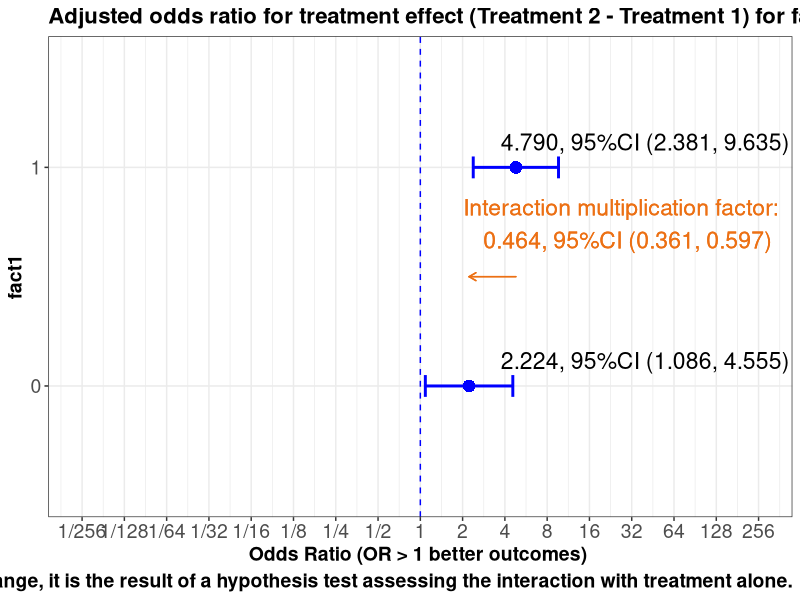
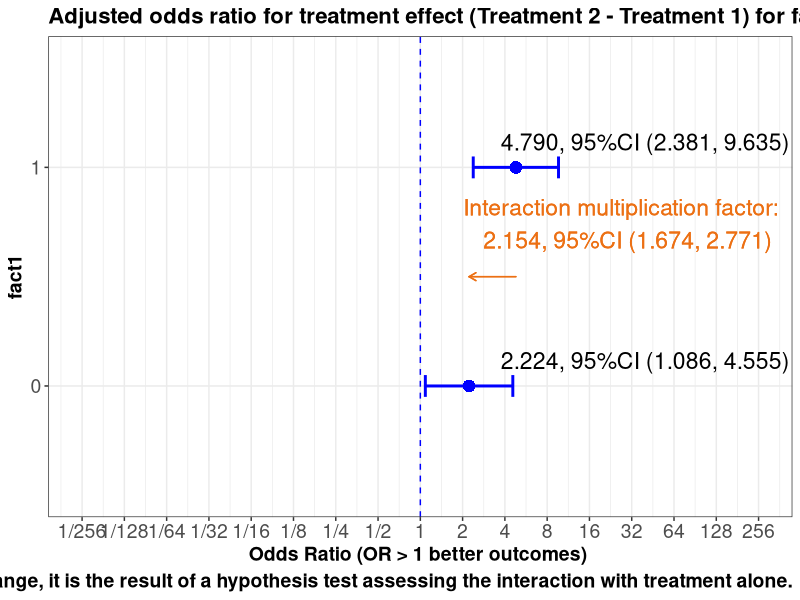
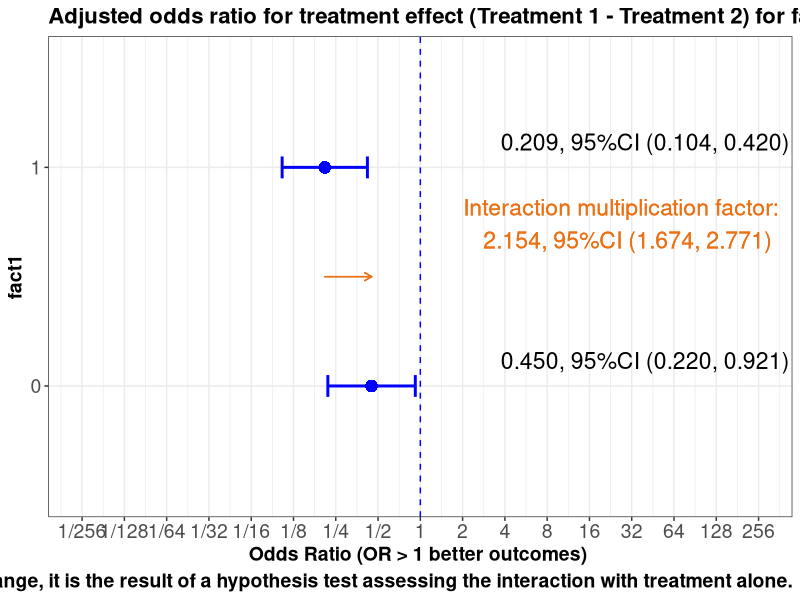
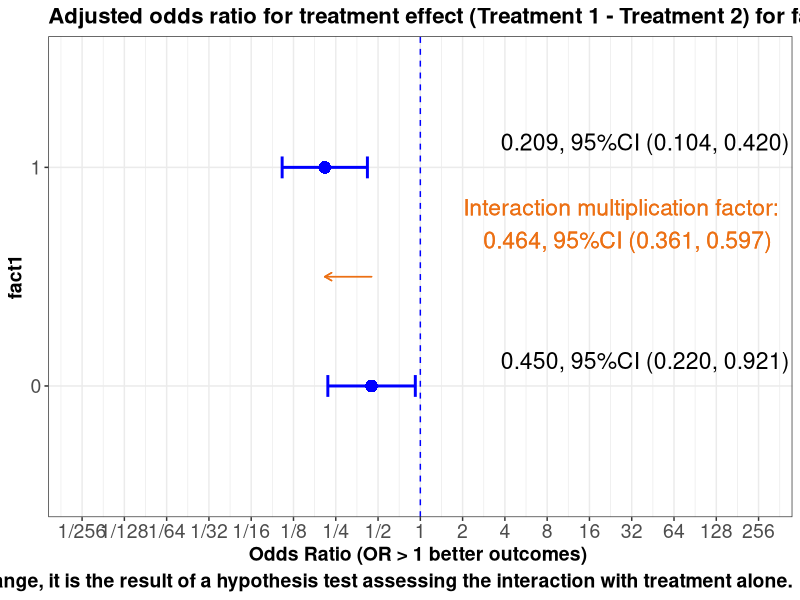
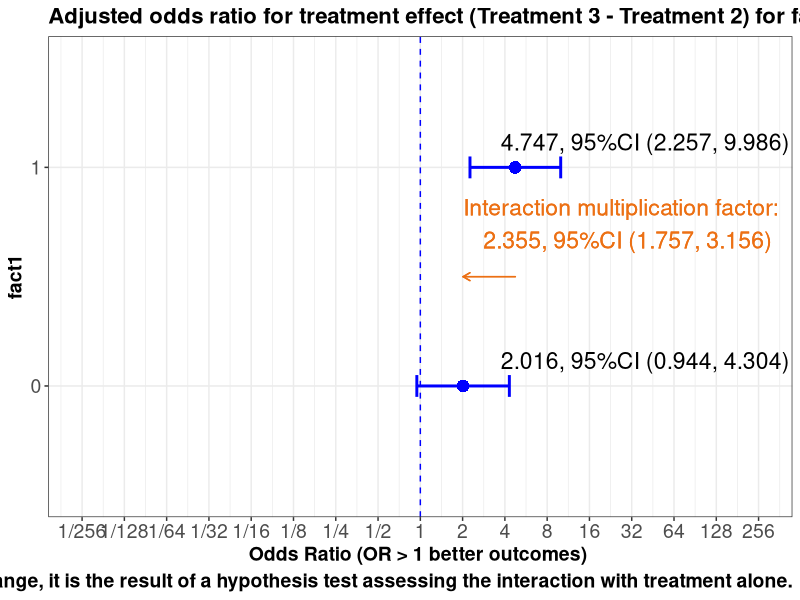
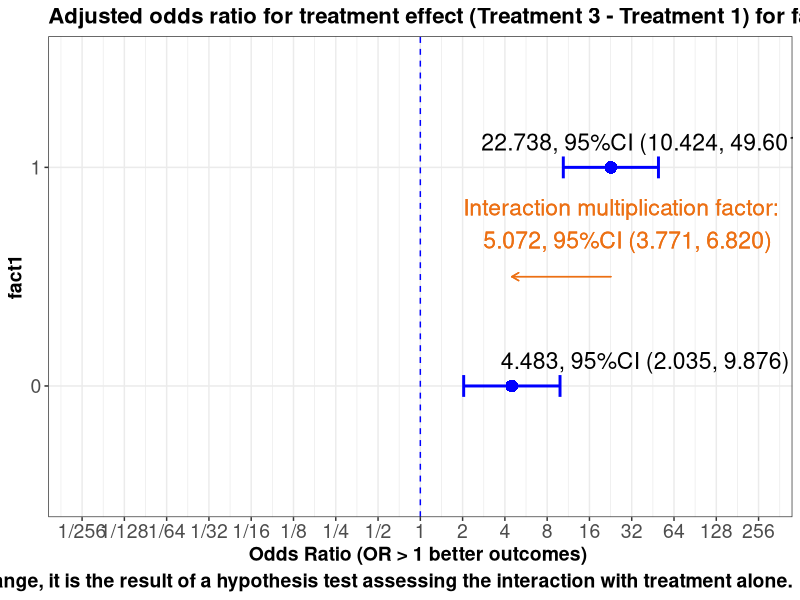
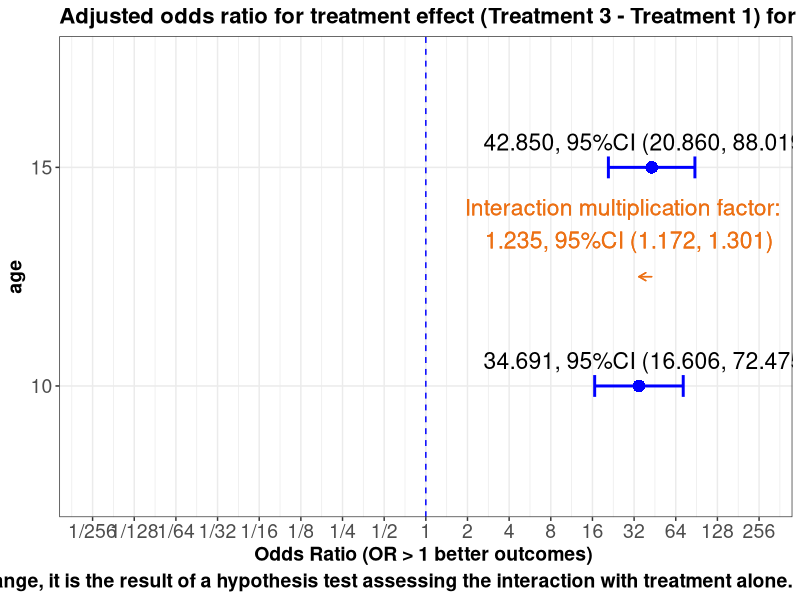
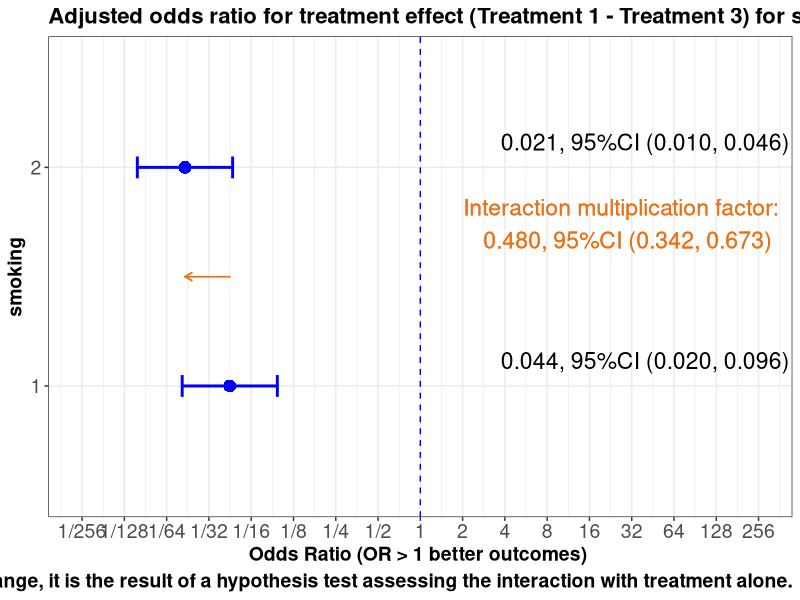

Here is the R script that generated these plots, in order:
# add this to the app
# plotting interactions alot of code.
# we have defaulted to truth as no interaction 
# need to add adjusted for information to graph.

rm(list=ls())
set.seed(1234)
library(rms)          # automatically engages rms(Hmisc)
library(tidyverse)
library(reshape)
library(rms)
library(ggplot2)
require(gridExtra)


## convenience functions
p0 <- function(x) {formatC(x, format="f", digits=1)}
p1 <- function(x) {formatC(x, format="f", digits=1)}
p2 <- function(x) {formatC(x, format="f", digits=2)}
p3 <- function(x) {formatC(x, format="f", digits=3)}
p4 <- function(x) {formatC(x, format="f", digits=4)}
p5 <- function(x) {formatC(x, format="f", digits=5)}

logit <-     function(p) log(1/(1/p-1))
expit <-     function(x) 1/(1/exp(x) + 1)
inv_logit <- function(logit) exp(logit) / (1 + exp(logit))
is.even <-   function(x){ x %% 2 == 0 }                       # function to id. odd maybe useful
options(width=200)


#Simulate logistic regression and focus on one factor's interaction with treatment and how we should present the results

# select the design to simulate!!!!!!!!
Design = "Treatment interacts with all variables" 
#Design = "Treatment interacts with smoking only" 
#Design = "No-interaction logit-additive model"

# coefficients on log odds scale

intercept <- -3
n=10000
v1 = 1 
v2 = 1/(65-18)
v3 = 0.4
v4 = 0
v5 = 1/3
v6 = -.5/10
v7 = 0.25/30
v8 = -.1/10
v9 = -1/50
v10 = log(2) ################!!!  OR2
v11 = -log(1)
v12 = log(0.5)

#~~~~~~~~~~~~~~~~~~~~~~~~~~~~~~~~~~~~~~~~~~~~~~~~~~~~~~~~~~~~~~~~~~~~~~~~~~~~~~~~~
randomi <- runif(n)    # this determines Y=1 later, 
#~~~~~~~~~~~~~~~~~~~~~~~~~~~~~~~~~~~~~~~~~~~~~~~~~~~~~~~~~~~~~~~~~~~~~~~~~~~~~~~~~

trt.coef       <-  v1     # log odds ratio so 1 -> 2.718, so 1 is LARGE
age.coef       <-  v2     # log odds of 1 over the age range
smoke.coef     <-  v3     # this is odds of 1.5
bmi.coef       <-  v4     # this is an odds of 1..50:50
covar3.coef    <-  v5     # log odds 1 over range of 3
covar1.coef    <-  v6     # log odds -.05 per unit change
vas.coef       <-  v7     # log odds .008 per unit change. log odds .25 over 30 units odds 1.27
time.coef      <-  v8     # log odds -.01 per year, log odds -.1 over 10 years or odds .90
covar2.coef    <-  v9     # log odds 0.02 per unit, log odds 1 over 50 units or odds 2.7
fact1.coef     <-  v10    # log odds 0.693 per change in binary, or odds of 2   !!!!!!!!!!!!!!!
binary2.coef   <-  v11    # log odds 0 per change in binary, or odds of 1  
sex.coef       <-  v12    # log odds -0.693 per change in binary, or odds of .5  

# made up data structure 
trt      <- sample(1:3,   n, replace=TRUE)      # trt 3 levels
age      <- sample(18:65, n, replace=TRUE)      # continuous
bmi      <- sample(1:3,   n, replace=TRUE)      # assume 3 equal groups
smoking  <- sample(1:3,   n, replace=TRUE)      # categorical assume 3 equal groups
covar3   <- round(runif(n,0,3),2)
covar1   <- round(runif(n,0,10),2)
vas      <- sample(1:30, n, replace=TRUE)
time     <- round(runif(n,0,10),2)              # years
covar2   <- sample(1:50, n, replace=TRUE)
fact1    <- sample(0:1,  n, replace=TRUE)
binary2  <- sample(0:1,  n, replace=TRUE)
sex      <- sample(0:1,  n, replace=TRUE)


# Linear predictor



#~~~~~~~~~~~~~~~~~~~~~~~~~~~~~~~~~~~~~~~~~~~~~~~~~~~~~~~~~~~~~~~~~~~~~~~~~~~~~~~~~~~~~~~~~~~~~~~~~~~~~~~~~~~~~~~~~~~~~~~~~~~~linear predictor
if ( ( Design) == "Treatment interacts with all variables" )  {
  
  lp = intercept + trt*trt.coef*(smoking*smoke.coef   +   age*age.coef  + bmi*bmi.coef   + covar3*covar3.coef +
                                   covar1*covar1.coef +   vas*vas.coef  + time*time.coef + covar2*covar2.coef +
                                   fact1*fact1.coef   +
                                   binary2*binary2.coef + sex*sex.coef) 
  
  
}   else if ( ( Design ) == "Treatment interacts with smoking only" ) {    
  
  # truth  only smoking interacts  with trt
  lp = intercept + (trt*trt.coef*smoking*smoke.coef)   +   age*age.coef   + bmi*bmi.coef + covar3*covar3.coef +
    covar1*covar1.coef  + vas*vas.coef   + time*time.coef + covar2*covar2.coef + fact1*fact1.coef +
    binary2*binary2.coef + sex*sex.coef
  
  
}   else if ( ( Design) == "No-interaction logit-additive model" ) {  
  
  # truth no interactions
  lp = intercept + trt*trt.coef + smoking*smoke.coef + age*age.coef  + bmi*bmi.coef  + covar3*covar3.coef  +
    covar1*covar1.coef + vas*vas.coef  + time*time.coef + covar2*covar2.coef + fact1*fact1.coef +
    binary2*binary2.coef + sex*sex.coef
}

y <- ifelse(randomi < plogis(lp), 1, 0)   # one liner  randomi object is necessary for R shiny only



# Dataset creation Stick the linear predictor and covariates together


datx <- data.frame(cbind(y,  trt ,smoking,  age, covar3, covar1, vas, time, covar2, fact1, binary2, sex, bmi))

da <-  datx 

da$trt <-     factor(da$trt)
da$smoking <- factor(da$smoking)
da$fact1 <-   factor(da$fact1)
da$binary2 <- factor(da$binary2)
da$sex <-     factor(da$sex)
da$bmi <-     factor(da$bmi)

# labels for forest plots
label(da$age)                <- 'Age'                       
label(da$trt)                <- 'Treatment'
label(da$bmi)                <- 'Body Mass Index'
label(da$smoking)            <- 'Smoking'
label(da$covar3)             <- 'Biomarker'
label(da$covar1)             <- 'Blood score'
label(da$vas)                <- 'Visual analogue score'
label(da$time)               <- 'Time since diagnosis'
label(da$covar2)             <- 'Fitness score'
label(da$fact1)              <- "History"
label(da$binary2)            <- "Employed"
label(da$sex)                <- 'Sex'

dd <<- datadist(da)
options(datadist="dd")

# Regression Run logistic regression

A<-lrm(y~   trt * (smoking  + age  + bmi + covar3 + covar1 + vas + time + covar2 + fact1 + binary2 +sex),da, y=TRUE ,x=TRUE)  # all interact with trt
B<-lrm(y~  (trt *  smoking) + age  + bmi + covar3 + covar1 + vas + time + covar2 + fact1 + binary2 +sex, da, y=TRUE, x=TRUE)  # smoking * trt only
C<-lrm(y~   trt +  smoking  + age +  bmi + covar3 + covar1 + vas + time + covar2 + fact1 + binary2 +sex, da, y=TRUE, x=TRUE)  # main effect




## treatment effects # relvel or use contrast


v0. <-  1
v1. <-  40
v2. <-  1.3
v3. <-  5
v4. <-  17
v5. <-  4
v6. <-  20
v7. <-  0
v8. <-  0
v9. <-  0
v10. <- 1

## need trt levels

#i <- as.numeric(unlist(strsplit(input$tlevz,",")))

M <- 1
N <- 2


# need to enter the order of the infep factor levels 
#i <- as.numeric(unlist(strsplit(input$ilevz,",")))


M1 <- 0 
N1 <- 21



options(digits=6)

 
 
##################GOOD TO HERE#################################################

# inputs
# covariate settings of other variables
# levels of indep var
# trt levels of interest

v0. <- 1 # smoking
v1. <- 0 # age
v2. <- 0 # biomarker  
v3. <- 0 # blood      
v4. <- 0 # vas       
v5. <- 0 # time     
v6. <- 0 # fitness    
v7. <- 0 # history
v8. <- 0 # employed   
v9. <- 0 # sex  
v10. <- 1 # BMI       


#function to return contrast/double/anova p


































#~~~~~~~~~~~~~~~~~~~~~~~~~~~~~~~~~~~~~~~~~~~~~~~~~~~~~~~~~~~~~~~~~~~~~~~~~~~~~~~~~~~~~~~~~~~~~~~~
#~~~~~~~~~~~~~~~~~~~~~~~~~~~~~~~~~~~~~~~~~~~~~~~~~~~~~~~~~~~~~~~~~~~~~~~~~~~~~~~~~~~~~~~~~~~~~~~~
# function to get treatment effects for interactions, double diff and anova p value for 
# interaction chunk
# M and N are the treatment levels , 
# M1 and N1 are the independent variable levels

statz <- function( v="fact1", M=1,  N=2,   M1=0 , N1=1)  {
  
  
 if (v %in% "smoking") {
  
  #~~~~~~~~~~~~~~~~~~~~~~~~~~~~~~~~~~~~~~~~~~~~~~~~~~~~~~~~~~~~~~~~~~~~~~~~~~~~~~~~~~~~~~~~~~~~~~~~
  #~~~~~~~~~~~~~~~~~~~~~~~~~~~~~~~~~~~~~~~~~~~~~~~~~~~~~~~~~~~~~~~~~~~~~~~~~~~~~~~~~~~~~~~~~~~~~~~~
 
  k1 <- rms::contrast(A,
                      
                      list(fact1=v10.,
                           smoking=c(M1,N1), age=v1., covar3=v2., covar1=v3., vas=v4., time=v5.,
                           covar2=v6., binary2=v8., sex=v9., bmi=v10.,
                           trt=N),
                      
                      list(fact1=v10.,
                           smoking=c(M1,N1), age=v1., covar3=v2., covar1=v3., vas=v4., time=v5.,
                           covar2=v6.,  binary2=v8., sex=v9., bmi=v10.,
                           trt=M) 
  )
  
  
  double <- contrast(A, 
                     list(trt=N,  smoking=N1
                     ),
                     
                     list(trt=M,  smoking=N1 
                     ),
                     
                     list(trt=N,  smoking=M1
                     ),
                     
                     list(trt=M,  smoking=M1 
                     ), 
                     conf.int=.95)
  
  
  # lets get the interaction p-value
  x <- anova(A, india=FALSE )
  pv <- x[grep("* smoking", rownames(x)),"P"]
  pvalue <- x[grep("* smoking", rownames(x)),]
  M=M;N=N;M1=M1;N1=N1;v=v;
  
  
  #~~~~~~~~~~~~~~~~~~~~~~~~~~~~~~~~~~~~~~~~~~~~~~~~~~~~~~~~~~~~~~~~~~~~~~~~~~~~~~~~~~~~~~~~~~~~~~~~
  #~~~~~~~~~~~~~~~~~~~~~~~~~~~~~~~~~~~~~~~~~~~~~~~~~~~~~~~~~~~~~~~~~~~~~~~~~~~~~~~~~~~~~~~~~~~~~~~~
  


} else if (v %in% "fact1") {

  k1 <- rms::contrast(A,   
                      list(fact1=c(M1,N1),  
                           smoking=v0.,  age=v1., covar3=v2., covar1=v3., vas=v4., time =v5.,
                           covar2=v6., binary2=v8., sex=v9. , bmi=v10., 
                           trt=c(N)),
                      
                      list(fact1=c(M1,N1),    
                           smoking=v0.,  age=v1., covar3=v2., covar1=v3., vas=v4., time =v5.,
                           covar2=v6., binary2=v8., sex=v9. , bmi=v10., 
                           trt=c(M))
                      
  )
  
  double <- contrast(A, 
                     list(trt=N,  fact1=N1
                     ),
                     
                     list(trt=M,  fact1=N1 
                     ),
                     
                     list(trt=N,  fact1=M1
                     ),
                     
                     list(trt=M,  fact1=M1 
                     ), 
                     conf.int=.95)


    # lets get the interaction p-value
    x <- anova(A, india=FALSE )
    pv <- x[grep("* fact1", rownames(x)),"P"]
    pvalue <- x[grep("* fact1", rownames(x)),]
    M=M;N=N;M1=M1;N1=N1;v=v;
#~~~~~~~~~~~~~~~~~~~~~~~~~~~~~~~~~~~~~~~~~~~~~~~~~~~~~~~~~~~~~~~~~~~~~~~~~~~~~~~~~~~~~~~~~~~~~~~~
#~~~~~~~~~~~~~~~~~~~~~~~~~~~~~~~~~~~~~~~~~~~~~~~~~~~~~~~~~~~~~~~~~~~~~~~~~~~~~~~~~~~~~~~~~~~~~~~~
    
} else if (v %in% "age") {
  
  
  k1 <- rms::contrast(A,
                      
                      list(fact1=v10.,
                           smoking=v0., age=c(M1,N1), covar3=v2., covar1=v3., vas=v4., time=v5.,
                           covar2=v6., binary2=v8., sex=v9., bmi=v10.,
                           trt=N),
                      
                      list(fact1=v10.,
                           smoking=v0., age=c(M1,N1), covar3=v2., covar1=v3., vas=v4., time=v5.,
                           covar2=v6.,  binary2=v8., sex=v9., bmi=v10.,
                           trt=M) 
  )
  
  
  double <- contrast(A, 
                     list(trt=N,  age=N1
                     ),
                     
                     list(trt=M,  age=N1 
                     ),
                     
                     list(trt=N,  age=M1
                     ),
                     
                     list(trt=M,  age=M1 
                     ), 
                     conf.int=.95)
  
  
  # lets get the interaction p-value
  x <- anova(A, india=FALSE )
  pv <- x[grep("* age", rownames(x)),"P"]
  pvalue <- x[grep("* age", rownames(x)),]
  M=M;N=N;M1=M1;N1=N1;v=v;

  
  #~~~~~~~~~~~~~~~~~~~~~~~~~~~~~~~~~~~~~~~~~~~~~~~~~~~~~~~~~~~~~~~~~~~~~~~~~~~~~~~~~~~~~~~~~~~~~~~~
  #~~~~~~~~~~~~~~~~~~~~~~~~~~~~~~~~~~~~~~~~~~~~~~~~~~~~~~~~~~~~~~~~~~~~~~~~~~~~~~~~~~~~~~~~~~~~~~~~
  
}   else if (v %in% "bmi") {
  
  k1 <- rms::contrast(A,
                      
                      list(fact1=v10.,
                           smoking=v0., age=v1., covar3=v2., covar1=v3., vas=v4., time=v5.,
                           covar2=v6., binary2=v8., sex=v9., bmi=c(M1,N1),
                           trt=N),
                      
                      list(fact1=v10.,
                           smoking=v0., age=v1., covar3=v2., covar1=v3., vas=v4., time=v5.,
                           covar2=v6.,  binary2=v8., sex=v9., bmi=c(M1,N1),
                           trt=M) 
  )
  
  
  double <- contrast(A, 
                     list(trt=N,  bmi=N1
                     ),
                     
                     list(trt=M,  bmi=N1 
                     ),
                     
                     list(trt=N,  bmi=M1
                     ),
                     
                     list(trt=M,  bmi=M1 
                     ), 
                     conf.int=.95)
  
  
  # lets get the interaction p-value
  x <- anova(A, india=FALSE )
  pv <- x[grep("* bmi", rownames(x)),"P"]
  pvalue <- x[grep("* bmi", rownames(x)),]
  M=M;N=N;M1=M1;N1=N1;v=v;
  #~~~~~~~~~~~~~~~~~~~~~~~~~~~~~~~~~~~~~~~~~~~~~~~~~~~~~~~~~~~~~~~~~~~~~~~~~~~~~~~~~~~~~~~~~~~~~~~~
  #~~~~~~~~~~~~~~~~~~~~~~~~~~~~~~~~~~~~~~~~~~~~~~~~~~~~~~~~~~~~~~~~~~~~~~~~~~~~~~~~~~~~~~~~~~~~~~~~
  
} else if (v %in% "covar3") {
  
  
  k1 <- rms::contrast(A,
                      
                      list(fact1=v10.,
                           smoking=v0., age=v1., covar3=c(M1,N1), covar1=v3., vas=v4., time=v5.,
                           covar2=v6., binary2=v8., sex=v9., bmi=v10.,
                           trt=N),
                      
                      list(fact1=v10.,
                           smoking=v0., age=v1., covar3=c(M1,N1), covar1=v3., vas=v4., time=v5.,
                           covar2=v6.,  binary2=v8., sex=v9., bmi=v10.,
                           trt=M) 
  )
  
  
  double <- contrast(A, 
                     list(trt=N,  covar3=N1
                     ),
                     
                     list(trt=M,  covar3=N1 
                     ),
                     
                     list(trt=N,  covar3=M1
                     ),
                     
                     list(trt=M,  covar3=M1 
                     ), 
                     conf.int=.95)
  
  
  # lets get the interaction p-value
  x <- anova(A, india=FALSE )
  pv <- x[grep("* covar3", rownames(x)),"P"]
  pvalue <- x[grep("* covar3", rownames(x)),]
  
  M=M;N=N;M1=M1;N1=N1;v=v;
  
  #~~~~~~~~~~~~~~~~~~~~~~~~~~~~~~~~~~~~~~~~~~~~~~~~~~~~~~~~~~~~~~~~~~~~~~~~~~~~~~~~~~~~~~~~~~~~~~~~
  #~~~~~~~~~~~~~~~~~~~~~~~~~~~~~~~~~~~~~~~~~~~~~~~~~~~~~~~~~~~~~~~~~~~~~~~~~~~~~~~~~~~~~~~~~~~~~~~~
  
} else if (v %in% "covar1") {
  
  
  k1 <- rms::contrast(A,
                      
                      list(fact1=v10.,
                           smoking=v0., age=v1., covar1=c(M1,N1), covar3=v2., vas=v4., time=v5.,
                           covar2=v6., binary2=v8., sex=v9., bmi=v10.,
                           trt=N),
                      
                      list(fact1=v10.,
                           smoking=v0., age=v1., covar1=c(M1,N1), covar3=v2., vas=v4., time=v5.,
                           covar2=v6.,  binary2=v8., sex=v9., bmi=v10.,
                           trt=M) 
  )
  
  
  double <- contrast(A, 
                     list(trt=N,  covar1=N1
                     ),
                     
                     list(trt=M,  covar1=N1 
                     ),
                     
                     list(trt=N,  covar1=M1
                     ),
                     
                     list(trt=M,  covar1=M1 
                     ), 
                     conf.int=.95)
  
  
  # lets get the interaction p-value
  x <- anova(A, india=FALSE )
  pv <- x[grep("* covar1", rownames(x)),"P"]
  pvalue <- x[grep("* covar1", rownames(x)),]
  M=M;N=N;M1=M1;N1=N1;v=v;
  #~~~~~~~~~~~~~~~~~~~~~~~~~~~~~~~~~~~~~~~~~~~~~~~~~~~~~~~~~~~~~~~~~~~~~~~~~~~~~~~~~~~~~~~~~~~~~~~~
  #~~~~~~~~~~~~~~~~~~~~~~~~~~~~~~~~~~~~~~~~~~~~~~~~~~~~~~~~~~~~~~~~~~~~~~~~~~~~~~~~~~~~~~~~~~~~~~~~
  
} else if (v %in% "vas") {
  
  
  k1 <- rms::contrast(A,
                      
                      list(fact1=v10.,
                           smoking=v0., age=v1., covar3=v2., covar1=v3., vas=c(M1,N1), time=v5.,
                           covar2=v6., binary2=v8., sex=v9., bmi=v10.,
                           trt=N),
                      
                      list(fact1=v10.,
                           smoking=v0., age=v1., covar3=v2., covar1=v3., vas=c(M1,N1), time=v5.,
                           covar2=v6.,  binary2=v8., sex=v9., bmi=v10.,
                           trt=M) 
  )
  
  double <- contrast(A, 
                     list(trt=N,  vas=N1
                     ),
                     
                     list(trt=M,  vas=N1 
                     ),
                     
                     list(trt=N,  vas=M1
                     ),
                     
                     list(trt=M,  vas=M1 
                     ), 
                     conf.int=.95)
  
  
  # lets get the interaction p-value
  x <- anova(A, india=FALSE )
  pv <- x[grep("* vas", rownames(x)),"P"]
  pvalue <- x[grep("* vas", rownames(x)),]
  M=M;N=N;M1=M1;N1=N1;v=v;
  
  #~~~~~~~~~~~~~~~~~~~~~~~~~~~~~~~~~~~~~~~~~~~~~~~~~~~~~~~~~~~~~~~~~~~~~~~~~~~~~~~~~~~~~~~~~~~~~~~~
  #~~~~~~~~~~~~~~~~~~~~~~~~~~~~~~~~~~~~~~~~~~~~~~~~~~~~~~~~~~~~~~~~~~~~~~~~~~~~~~~~~~~~~~~~~~~~~~~~
} else if (v %in% "covar2") {
  
  
  
  k1 <- rms::contrast(A,
                      
                      list(fact1=v10.,
                           smoking=v0., age=v1., covar3=v2., covar1=v3., vas=v4., time=v5.,
                           covar2=c(M1,N1), binary2=v8., sex=v9., bmi=v10.,
                           trt=N),
                      
                      list(fact1=v10.,
                           smoking=v0., age=v1., covar3=v2., covar1=v3., vas=v4., time=v5.,
                           covar2=c(M1,N1),  binary2=v8., sex=v9., bmi=v10.,
                           trt=M) 
  )
  
  double <- contrast(A, 
                     list(trt=N,  covar2=N1
                     ),
                     
                     list(trt=M,  covar2=N1 
                     ),
                     
                     list(trt=N,  covar2=M1
                     ),
                     
                     list(trt=M,  covar2=M1 
                     ), 
                     conf.int=.95)
  
  
  # lets get the interaction p-value
  x <- anova(A, india=FALSE )
  pv <- x[grep("* covar2", rownames(x)),"P"]
  
  pvalue <- x[grep("* covar2", rownames(x)),]
  M=M;N=N;M1=M1;N1=N1;v=v;
  #~~~~~~~~~~~~~~~~~~~~~~~~~~~~~~~~~~~~~~~~~~~~~~~~~~~~~~~~~~~~~~~~~~~~~~~~~~~~~~~~~~~~~~~~~~~~~~~~
  #~~~~~~~~~~~~~~~~~~~~~~~~~~~~~~~~~~~~~~~~~~~~~~~~~~~~~~~~~~~~~~~~~~~~~~~~~~~~~~~~~~~~~~~~~~~~~~~~
  
} else if (v %in% "time") {
  
  
  
  k1 <- rms::contrast(A,
                      
                      list(fact1=v10.,
                           smoking=v0., age=v1., covar3=v2., covar1=v3., vas=v4., time=c(M1,N1),
                           covar2=v6., binary2=v8., sex=v9., bmi=v10.,
                           trt=N),
                      
                      list(fact1=v10.,
                           smoking=v0., age=v1., covar3=v2., covar1=v3., vas=v4., time=c(M1,N1),
                           covar2=v6.,  binary2=v8., sex=v9., bmi=v10.,
                           trt=M) 
  )
  

  
  double <- contrast(A, 
                     list(trt=N,  time=N1
                     ),
                     
                     list(trt=M,  time=N1 
                     ),
                     
                     list(trt=N,  time=M1
                     ),
                     
                     list(trt=M,  time=M1 
                     ), 
                     conf.int=.95)
  
  
  # lets get the interaction p-value
  x <- anova(A, india=FALSE )
  pv <- x[grep("* time", rownames(x)),"P"]
  pvalue <- x[grep("* time", rownames(x)),]
  M=M;N=N;M1=M1;N1=N1;v=v;
  
  
  #~~~~~~~~~~~~~~~~~~~~~~~~~~~~~~~~~~~~~~~~~~~~~~~~~~~~~~~~~~~~~~~~~~~~~~~~~~~~~~~~~~~~~~~~~~~~~~~~
  #~~~~~~~~~~~~~~~~~~~~~~~~~~~~~~~~~~~~~~~~~~~~~~~~~~~~~~~~~~~~~~~~~~~~~~~~~~~~~~~~~~~~~~~~~~~~~~~~
  
}   else if (v %in% "sex") {
  
  
  k1 <- rms::contrast(A,
                      
                      list(fact1=v10.,
                           smoking=v0., age=v1., covar3=v2., covar1=v3., vas=v4., time=v5.,
                           covar2=v6., binary2=v8., sex=c(M1,N1), bmi=v10.,
                           trt=N),
                      
                      list(fact1=v10.,
                           smoking=v0., age=v1., covar3=v2., covar1=v3., vas=v4., time=v5.,
                           covar2=v6.,  binary2=v8., sex=c(M1,N1), bmi=v10.,
                           trt=M) 
  )
  
  
  
  double <- contrast(A, 
                     list(trt=N,  sex=N1
                     ),
                     
                     list(trt=M,  sex=N1 
                     ),
                     
                     list(trt=N,  sex=M1
                     ),
                     
                     list(trt=M,  sex=M1 
                     ), 
                     conf.int=.95)
  
  
  # lets get the interaction p-value
  x <- anova(A, india=FALSE )
  pv <- x[grep("* sex", rownames(x)),"P"]
  pvalue <- x[grep("* sex", rownames(x)),]
  M=M;N=N;M1=M1;N1=N1;v=v;
  
  #~~~~~~~~~~~~~~~~~~~~~~~~~~~~~~~~~~~~~~~~~~~~~~~~~~~~~~~~~~~~~~~~~~~~~~~~~~~~~~~~~~~~~~~~~~~~~~~~
  #~~~~~~~~~~~~~~~~~~~~~~~~~~~~~~~~~~~~~~~~~~~~~~~~~~~~~~~~~~~~~~~~~~~~~~~~~~~~~~~~~~~~~~~~~~~~~~~~
  
}   else if (v %in% "binary2") {
  
  
  k1 <- rms::contrast(A,
                      
                      list(fact1=v10.,
                           smoking=v0., age=v1., covar3=v2., covar1=v3., vas=v4., time=v5.,
                           covar2=v6., binary2=c(M1,N1), sex=v9., bmi=v10.,
                           trt=N),
                      
                      list(fact1=v10.,
                           smoking=v0., age=v1., covar3=v2., covar1=v3., vas=v4., time=v5.,
                           covar2=v6.,  binary2=c(M1,N1), sex=v9., bmi=v10.,
                           trt=M) 
  )
  
  double <- contrast(A, 
                     list(trt=N,  binary2=N1
                     ),
                     
                     list(trt=M,  binary2=N1 
                     ),
                     
                     list(trt=N,  binary2=M1
                     ),
                     
                     list(trt=M,  binary2=M1 
                     ), 
                     conf.int=.95)
  
  
  # lets get the interaction p-value
  x <- anova(A, india=FALSE )
  pv <- x[grep("* binary2", rownames(x)),"P"]
  pvalue <- x[grep("* binary2", rownames(x)),]
  M=M;N=N;M1=M1;N1=N1;v=v;
  
}
  return(list(k1=k1, double=double, pv=pv, pvalue=pvalue, M=M, N=N, M1=M1, N1=N1,v=v))
  print(k1)
}
  
# end function 
# function to get treatment effects for interactions, double diff and anova p value for 
# interaction chunk
# M and N are the treatment levels , 
# M1 and N1 are the independent variable levels
#~~~~~~~~~~~~~~~~~~~~~~~~~~~~~~~~~~~~~~~~~~~~~~~~~~~~~~~~~~~~~~~~~~~~~~~~~~~~~~~~~~~~~~~~~~~~~~~~
#~~~~~~~~~~~~~~~~~~~~~~~~~~~~~~~~~~~~~~~~~~~~~~~~~~~~~~~~~~~~~~~~~~~~~~~~~~~~~~~~~~~~~~~~~~~~~~~~

  


  
#### now let us write a plot function 
  
  
  
###########################

i.plot <- function( 
  res =statz(v , M ,  N ,   M1  ,  N1 )  
) {
  
  # original is on log scale
  zz <- res$k1
  Scorex=as.vector(zz$Contrast)
  lbx =  as.vector(zz$Lower)
  ubx =  as.vector(zz$Upper)
  
  M=res$M
  N=res$N
  vx=res$v
  effect = names(res$k1)[1]
  
  # create a data set
  df.plot <- data.frame(factor.=c(res$M1,res$N1 ),
                        x=paste0("Treatment ",N," - Treatment ",M), 
                        Score=exp(Scorex),
                        lb = exp(lbx),
                        ub =exp(ubx)
  )
  
  #~~~~~~~~~~~~~~~~~~~~~~~~~~~~~~~~~~~~~~~~~~~~~~~~~~~~~~~~~~~~
  # ~~~~~~~~~~~~~~~~~~~~~~~~~~~~~~~~~~~~~~~~~~~~~~~~~~~~~~~~~~~~~~~~~~~~~~~~~~~~~~~~
  #https://stackoverflow.com/questions/11094822/numbers-in-geometric-progression
  v <- 2^seq(-8, 8, by=1)
  #https://stackoverflow.com/questions/5046026/print-number-as-reduced-fraction-in-r
  v2 <- as.character(MASS::fractions(v)) # labels for axis, mix of fractions and numeric
  # ~~~~~~~~~~~~~~~~~~~~~~~~~~~~~~~~~~~~~~~~~~~~~~~~~~~~~~~~~~~~~~~~~~~~~~~~~~~~~~~~
  
   # get the y axis the same whether 0,1 1,0 ... good idea?
   if (res$M1 < res$N1) {
  
   df.plot$factor. = factor(df.plot$factor., levels = c(res$M1,res$N1 ))

   } else {
     
     df.plot$factor. = factor(df.plot$factor., levels = c(res$N1,res$M1 ))
     
     
   }
  
    # capture interaction effect to present on graph
 # interaction. <- max(Scorex[2],Scorex[1]) -  min(Scorex[2],Scorex[1])  # difference on log odds scale, could use abs(diff(Scorex))
  interaction. <-  res$double$Contrast[[1]]
  
  gp <- ggplot(df.plot, aes(x=factor., y=log(Score), fill="black", group=x))
  gg <- gp + #geom_line(aes(linetype=x), size=.6) + 
    geom_point(aes(shape=x), size=4,  color="blue") + 
    geom_errorbar(aes(ymax=log(ub), ymin=log(lb)), width=0.1, size=1, color="blue") +
    theme(legend.position="none") + ylab("Odds Ratio (OR > 1 better outcomes) ") + xlab( vx) +
    
    theme_bw() +
    
    # tick labels and axis labels
    theme(axis.text.x=element_text(size=14),
          axis.title.x=element_text(size=14,face="bold")) +
    
    theme(axis.text.y=element_text(size=14),
          axis.title.y=element_text(size=14,face="bold")) +
    
    theme(plot.title = element_text(size = 16, face = "bold")) +
    
    theme(legend.position="none") +
    #~~~~~~~~~~~~~~~~~~~~~~~~~~~~~~~~~~~~~~~~~~~~~~~~~#
    # line of no effect
    geom_hline(yintercept=log(1), linetype="dashed", color = "blue") +
    
    
    scale_y_continuous(
      breaks= log(v)  ,  
      limits = c(log(min(v)),log(max(v))),  
      label=     v2  # created earlier
    ) +
    
    coord_flip() +
    
    geom_text(aes(   
      y=log(40),
      label = paste0(p3(Score),", 95%CI (" ,p3(lb),", ",p3(ub), ")"), 
      vjust=-1.0), size=5.8, color='black') +
    
    ggtitle( paste0("Adjusted odds ratio for treatment effect (Treatment ",N," - Treatment ",M,") for ",vx,", interaction p-value ",p5(res$pv) ) )
  
  gg <- gg + labs(caption = c(paste0("The p-value tests for the necessity of the interaction printed in orange, it is the result of a hypothesis test assessing the interaction with treatment alone."))) + 
    
    #theme(plot.caption = element_text(hjust=c(1, 0), size = 14, face = "bold")) 
    theme(plot.caption = element_text( size = 14, face = "bold")) 
  # p + theme(
  #     plot.title = element_text(color = "red", size = 12, face = "bold"),
  #     plot.subtitle = element_text(color = "blue"),
  #     plot.caption = element_text(color = "green", face = "italic")
  # )
#
#if (exp(res$double$Contrast) < 1 & (res$M1 > res$N1 )) {
  
  if   ((res$M1 > res$N1 ) | (  exp(res$double$Contrast) < 1     ) )    { 
    
  
   #if( diff(res$k1$Contrast)>0  ) {
     
  #   if( diff(log(df.plot$Score))<0  ) {
    
  # Add arrows
  
  i <- gg + geom_segment(
    x = 1.5, y =  Scorex[1],  #y start of arrow
    xend = 1.5, yend =  Scorex[2],  # end of arrow yend 
    lineend = "round", # See available arrow types in example above
    linejoin = "round",
    size = .5, 
    arrow = arrow(length = unit(0.2, "cm")),
    colour = "#EC7014" # Also accepts "red", "blue' etc
  ) 
  
  } else {
  
  i <- gg  + geom_segment(
    xend = 1.5, yend =  Scorex[1],
    x = 1.5, y =  Scorex[2],
    lineend = "round", # See available arrow types in example above
    linejoin = "round",
    size = .5, 
    arrow = arrow(length = unit(0.2, "cm")),
    colour = "#EC7014" # Also accepts "red", "blue' etc
  )   
 }
  
  # now add text , we exponentiate the dif of the log odds ratios and show the interaction form both points of view
  
  k <- i + geom_text( aes(
    x = 1.4, #y = (Scorex[1]+Scorex[2])/2,
    y=log(75),
    label = paste0("Interaction multiplication factor:\n ",p3(exp(res$double$Contrast)),", 95%CI (" ,p3(exp(res$double$Lower)),", ",p3(exp(res$double$Upper)), ")"), 
    group = NULL,
    vjust = -1, #.3
    hjust = .7 #1
  ), size=5.8 , color="#EC7014") 
  
}

# trouble shooting
  res1 =statz(v="fact1",     M= 1,  N=2,   M1 =1 ,  N1 = 0)   
  res2 =statz(v="fact1",     M= 1,  N=2,   M1 =0 ,  N1 = 1)  
  res3 =statz(v="fact1",     M= 2,  N=1,   M1 =1 ,  N1 = 0)  
  res4 =statz(v="fact1",     M= 2,  N=1,   M1 =0 ,  N1 = 1)   
 
(z <- i.plot(  res =statz(v="fact1",     M= 1,  N=2,   M1 =1 ,  N1 = 0)  ))  #g  <1 L 
(z <- i.plot(  res =statz(v="fact1",     M= 1,  N=2,   M1 =0 ,  N1 = 1)  ))  #   >1 L 

(z <- i.plot(  res =statz(v="fact1",     M= 2,  N=1,   M1 =1 ,  N1 = 0)  ))  #g >1 R
(z <- i.plot(  res =statz(v="fact1",     M= 2,  N=1,   M1 =0 ,  N1 = 1)  ))  #g  <1 L



(z <- i.plot(  res =statz(v="fact1",     M= 2,  N=3,   M1 =0 ,  N1 = 1)  ))

(z <- i.plot(  res =statz(v="fact1",     M= 1,  N=3,   M1 =0 ,  N1 = 1)  ))
(z <- i.plot(res <- statz(v="age",       M= 1,  N=3,   M1 =10 , N1 = 15)  ))

res <- statz(v="smoking",   M= 3,  N=1,   M1 =1 ,  N1 = 2) 
(z <- i.plot(res <- statz(v="smoking",   M= 3,  N=1,   M1 =1 ,  N1 = 2)  ))

(z <- i.plot(res <- statz(v="sex",   M= 1,  N=3,   M1 =0 ,  N1 = 1)  ))
(z <- i.plot(res <- statz(v="vas",   M= 1,  N=3,   M1 =5 ,  N1 = 10)  ))

 
